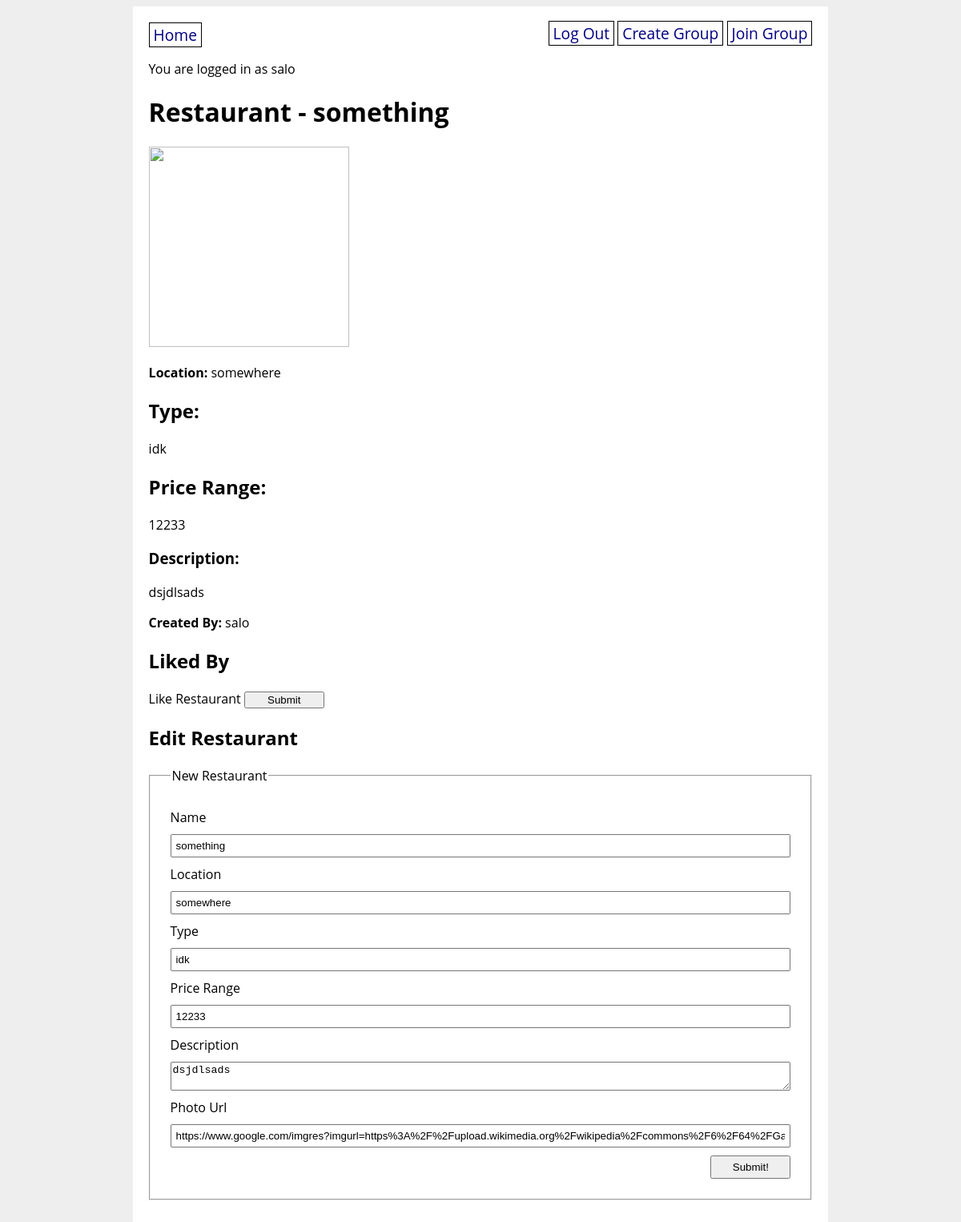
/restaurant/1 (signed in), run on an earlier commit of the app's database.
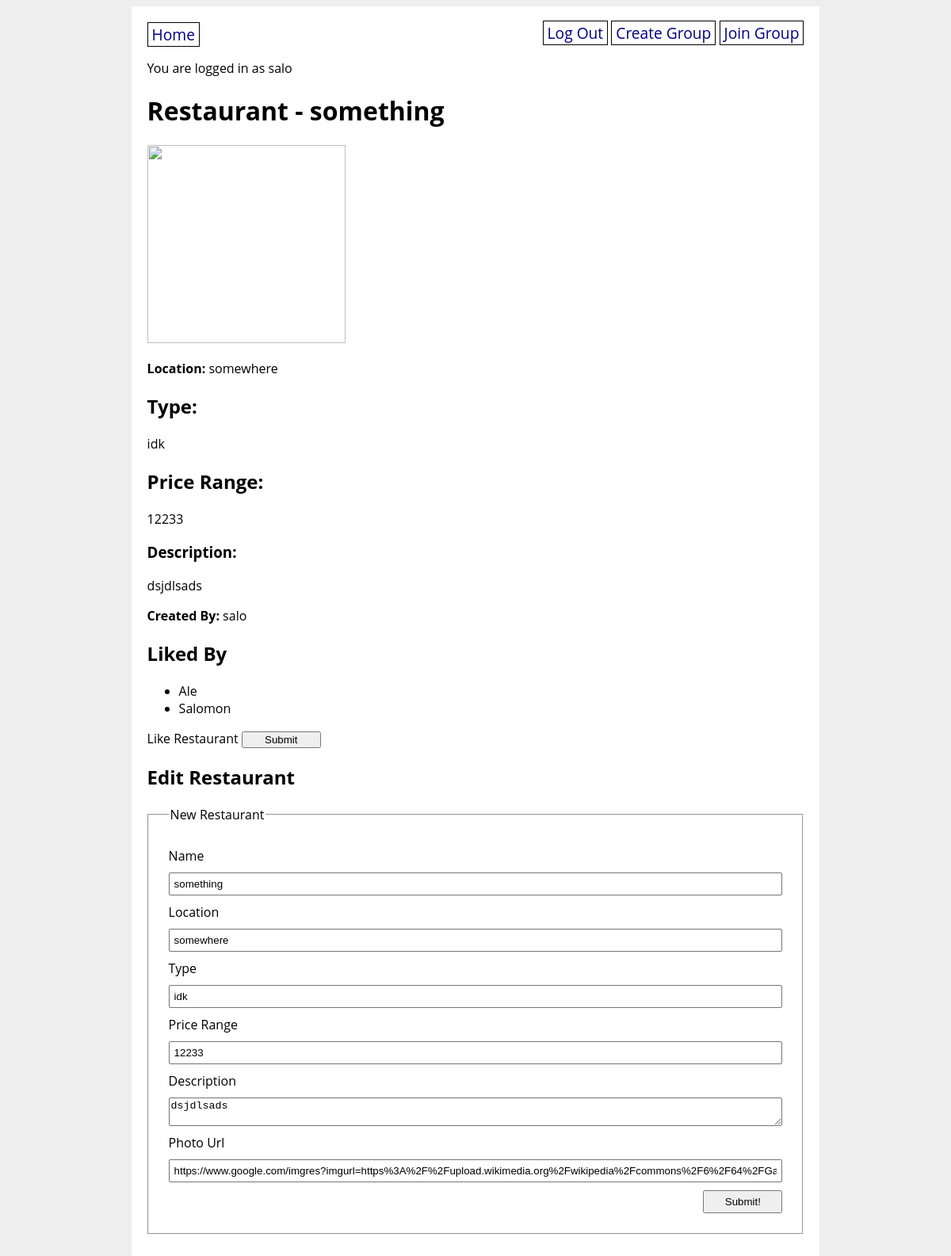
And on a later commit of the database.
### app/models.py (models this page shows)
class User(UserMixin, db.Model):
    id = db.Column(db.Integer, primary_key=True)
    name = db.Column(db.String(80), nullable=False, unique=True)
    username = db.Column(db.String(80), nullable=False, unique=True)
    password = db.Column(db.String(80), nullable=False)
    groups = db.relationship('Group', secondary=user_group_table)

### app/main/routes.py (the view, shortened to what this page needs)
@main.route('/restaurant/<restaurant_id>', methods=['GET', 'POST'])
@login_required
def restaurant_detail(restaurant_id):
    restaurant = Restaurant.query.get(restaurant_id)
    form = RestaurantForm(obj=restaurant)
    restaurant = Restaurant.query.get(restaurant_id)
    return render_template('restaurant_detail.html', restaurant=restaurant, form=form)

### app/main/forms.py
class RestaurantForm(FlaskForm):
    name = StringField("Name", validators=[DataRequired(), Length(min=3, max=80)])
    location = StringField("Location", validators=[DataRequired(), Length(min=3, max=80)])
    type = StringField("Type", validators=[DataRequired(), Length(min=3, max=80)])
    price_range = StringField("Price Range", validators=[DataRequired(), Length(min=3, max=80)])
    description = TextAreaField("Description", validators=[DataRequired(), Length(min=3, max=10000)])
    photo_url = StringField("Photo Url", validators=[URL()])
    submit = SubmitField('Submit!')

### app/__init__.py (called while the page is built)
@login_manager.user_loader
def load_user(user_id):
    return User.query.get(user_id)

### app/templates/restaurant_detail.html (shortened to what this page needs)
{% extends 'base.html' %}
{% block content %}
<h1>Restaurant - {{ restaurant.name }}</h1>
<p><img src="{{ restaurant.photo_url }}" width="250px" height="250px"></p>
<strong>Location:</strong> {{ restaurant.location }}
<h2>Type:</h2> {{ restaurant.type }}
<h2>Price Range:</h2> {{ restaurant.price_range }}
<h3>Description:</h3> {{ restaurant.description }}
<p><strong>Created By:</strong> {{restaurant.created_by.username}}</p>
<h2>Liked By</h2>
<ul>
{% for user in restaurant.liked_by %}
    <li>{{user.name}}</li>
{% endfor %}
</ul>
<form method="POST" action="/like_restaurant/{{restaurant.id}}">
    <label>Like Restaurant</label>
    <input type="submit" value="Submit">
</form>
<h2>Edit Restaurant</h2>
<form method="POST" action="/restaurant/{{restaurant.id}}">
    <fieldset>
        <legend>New Restaurant</legend>
        {{form.name.label}}
        {{form.name}}
        {{form.location.label}}
        {{form.location}}
        {{form.type.label}}
        {{form.type}}
        {{form.price_range.label}}
        {{form.price_range}}
        {{form.description.label}}
        {{form.description}}
        {{form.photo_url.label}}
        {{form.photo_url}}
        {{form.submit}}
    </fieldset>
</form>
{% endblock %}

### app/templates/base.html (shortened to what this page needs)
<!DOCTYPE html>
<html>
<head>
    <link rel="stylesheet" href="/static/style.css">
</head>
<body>
    <div id="content">
        <nav>
            <a href="/profile">Home</a>
            <div>
                {% if current_user.is_authenticated %}
                <a href="/logout">Log Out</a>
                <a href="/create_group">Create Group</a>
                <a href="/join_group">Join Group</a>
                {% else %}
                <a href="/signup">Sign Up</a>
                <a href="/login">Log In</a>
                {% endif %}
            </div>
        </nav>
        {% if current_user.is_authenticated %}
        <p>You are logged in as {{ current_user.username }}</p>
        {% endif %}
        {% block content %}{% endblock %}
    </div>
</body>
</html>

What changed in the data, as far as the page shows it:
now on one of the page's lists (row unchanged): User: name "Salomon"
added User: name "Ale"
